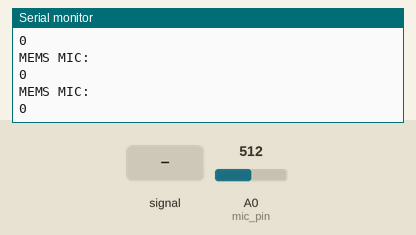
Recording of a sketch running on a simulated Arduino Uno, built with avr-gcc and run on an emulated ATmega328P. Shown: the last lines printed to the serial monitor. Inputs (shaded band) come from the test bench; at power-on: A0 (mic_pin) = 512.

Above: at 1.2 s.
1.3 s: A0 (mic_pin) fed a 200 Hz sine of ±81 counts around its level
At 1.61 s:
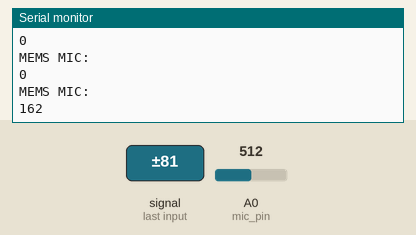
2.8 s: A0 (mic_pin) set to 716
At 2.81 s:
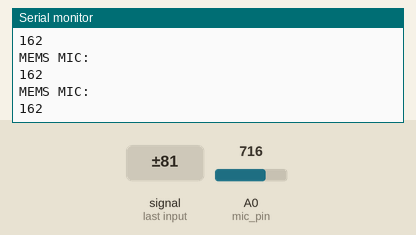
4.3 s: A0 (mic_pin) fed a 1000 Hz sine of ±255 counts around its level
At 4.6 s:
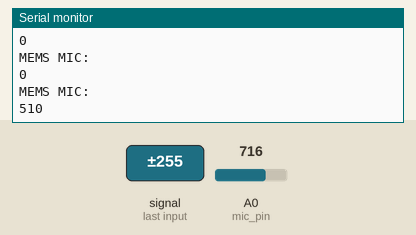
5.8 s: A0 (mic_pin) set to 1023
At 5.8 s:
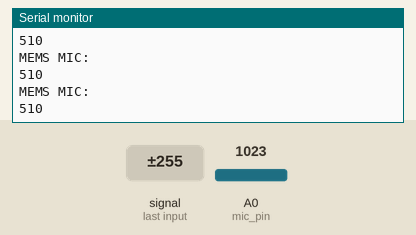
Timing chart, 0 to 8.3 s (numbered marks = the images above; inputs shaded):
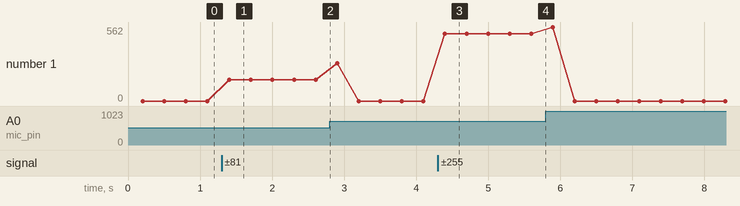

Measured:
- after the input at 1.3 s, the serial monitor: prints a new line after 0.10 s (image 1)
- after the input at 4.3 s, the serial monitor: prints a new line after 0.10 s (image 3)
- plotted number 1: 0 → 162 after the input at 1.3 s, 0 → 510 after the input at 4.3 s

The sketch:

Arduino_MEMs_Mic.ino
```cpp
/*
 * Analog mems mic demo
 *
 * @author muchirijohn
*/


#define sample_time 50
#define mic_pin A0

uint16_t mic_adc = 0;

unsigned long int prev_t = 0;

void setup() {
  Serial.begin(115200);
  Serial.println("Analog MEMs Demo");
}

void loop() {
  findPtp();
  delay(100);
}

void findPtp() {
  uint16_t mic_max = 0;
  uint16_t mic_min = 1023;
  uint16_t mic_ptp = 0;

  for (uint8_t x = 0; x < 4; x++) {
    prev_t = millis();
    mic_ptp = 0;
    while (millis() - prev_t < sample_time) {
      mic_adc = analogRead(mic_pin);
      if (mic_adc > mic_max) {
        mic_max = mic_adc;
      } else if (mic_adc < mic_min) {
        mic_min = mic_adc;
      }
    }
    mic_ptp = mic_max - mic_min;
  }
  Serial.println("MEMS MIC: ");
  Serial.print(mic_ptp);
  Serial.println();
}
```
